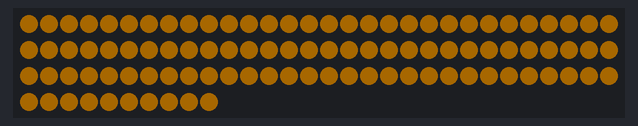
Bench run of a sketch on a simulated ATtiny85, built with avr-gcc and run on an emulated ATtiny85. Parts: 100 RGB LEDs in strip order, left to right, continuing on the next row. Dim RGB values are drawn brighter than linear.

Above: at 4.61 s.
At 8.99 s:
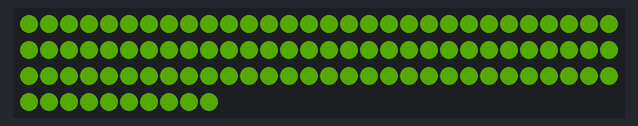
At 12.73 s:
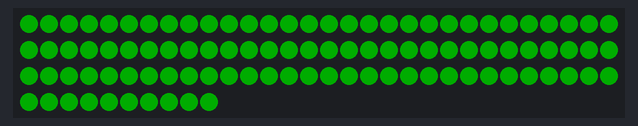
At 17.21 s:
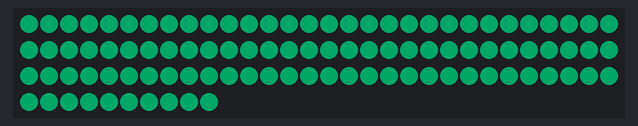
At 25.33 s:
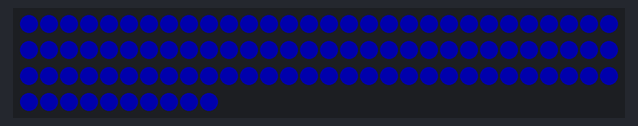
At 37.95 s:
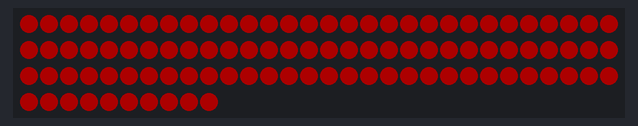

The sketch:

HUE_sWiP.ino
```cpp
#include <Adafruit_NeoPixel.h>
#define NUMPIXELS 100
#define PIN    2
#define Bright 50
#define HU     2000
int a, vhu;
int r, g, b;
Adafruit_NeoPixel strip = Adafruit_NeoPixel(NUMPIXELS, PIN, NEO_GRB + NEO_KHZ800);
void setup() {
  strip.begin();
  delay(100);
  vhu = (HU - 1) * 2 / 3;
}


void loop() {
  for(float c = 0; c < HU; c += 1){
    if(c <= vhu){
      r = sin((c/vhu + 0.5) * PI) * Bright;
      }else{
        r = sin((c/vhu - 1) * PI) * Bright;
        }

      g = sin((c/vhu) * PI) * Bright;

      b = sin((c/vhu - 0.5) * PI) * Bright;
    if(r<=0){r = 0;}
    if(g<=0){g = 0;}
    if(b<=0){b = 0;}
    for(a = 0; a < NUMPIXELS; a ++){
      strip.setPixelColor(a,r,g,b);
      }
    strip.show();
    delay(10);
    }
}
```
